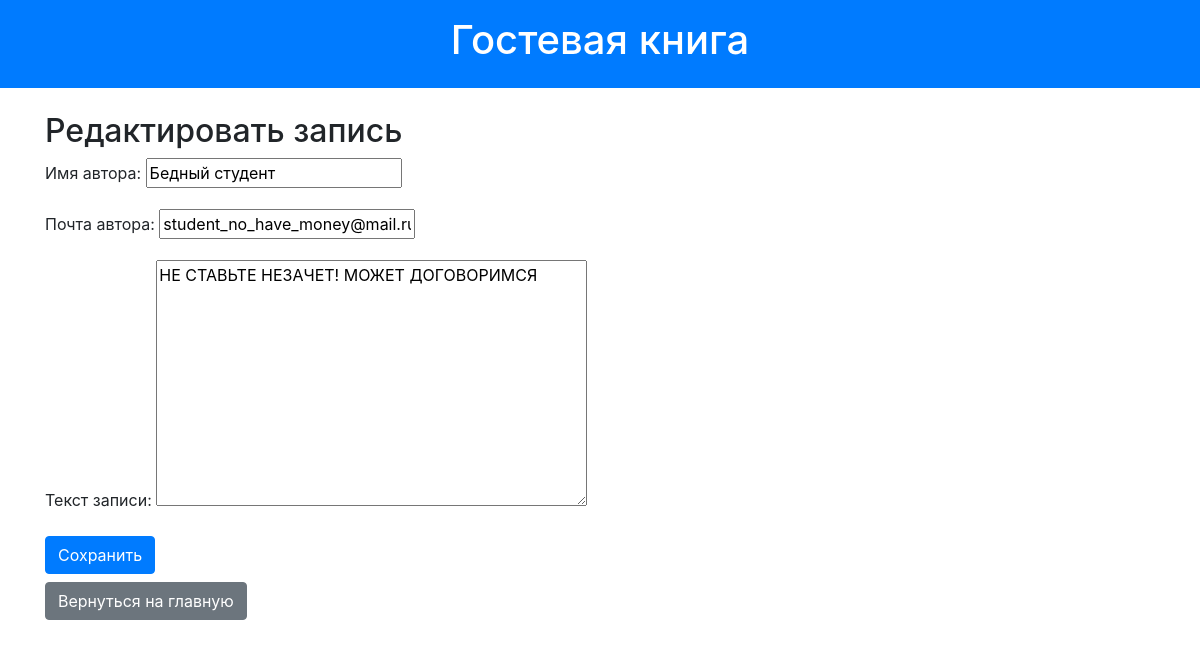
The page /edit/3/ on the database its author committed.
### guestbook/models.py (models this page shows, shortened)
class GuestbookEntry(models.Model):
    objects = None
    STATUS_CHOICES = [
        ('active', 'Активно'),
        ('blocked', 'Заблокировано'),
    ]
    name_author = models.CharField(max_length=100, verbose_name="Имя автора")
    email_author = models.EmailField(verbose_name="Почта автора")
    entry_text = models.TextField(verbose_name="Текст записи")
    created = models.DateTimeField(auto_now_add=True, verbose_name="Время создания")
    updated = models.DateTimeField(auto_now=True, verbose_name="Время редактирования")
    status = models.CharField(
        max_length=10,
        choices=STATUS_CHOICES,
        default='active',
        verbose_name="Статус"
    )

### guestbook/views.py (the view)
# urls.py: path('edit/<int:entry_id>/', views.edit_entry, name='edit_entry'),
def edit_entry(request, entry_id):
    entry = get_object_or_404(GuestbookEntry, pk=entry_id)
    if request.method == 'POST':
        form = GuestbookEntryForm(request.POST, instance=entry)
        if form.is_valid():
            form.save()
            return redirect('index')
    else:
        form = GuestbookEntryForm(instance=entry)
    return render(request, 'guestbook/edit_entry.html', {'form': form})

### guestbook/forms.py
class GuestbookEntryForm(forms.ModelForm):
    class Meta:
        model = GuestbookEntry
        fields = ['name_author', 'email_author', 'entry_text']

### guestbook/templates/guestbook/edit_entry.html (shortened to what this page needs)
{% extends 'guestbook/base.html' %}
{% block content %}
    <h2>Редактировать запись</h2>
    <form method="post" class="needs-validation" novalidate>
        {{ form.as_p }}
        <button type="submit" class="btn btn-primary">Сохранить</button>
    </form>
    <a href="{% url 'index' %}" class="btn btn-secondary mt-2">Вернуться на главную</a>
{% endblock %}

### rows shown on the page
GuestbookEntry: name_author "Бедный студент", email_author "student_no_have_money@mail.ru", entry_text "НЕ СТАВЬТЕ НЕЗАЧЕТ! МОЖЕТ ДОГОВОРИМСЯ"
